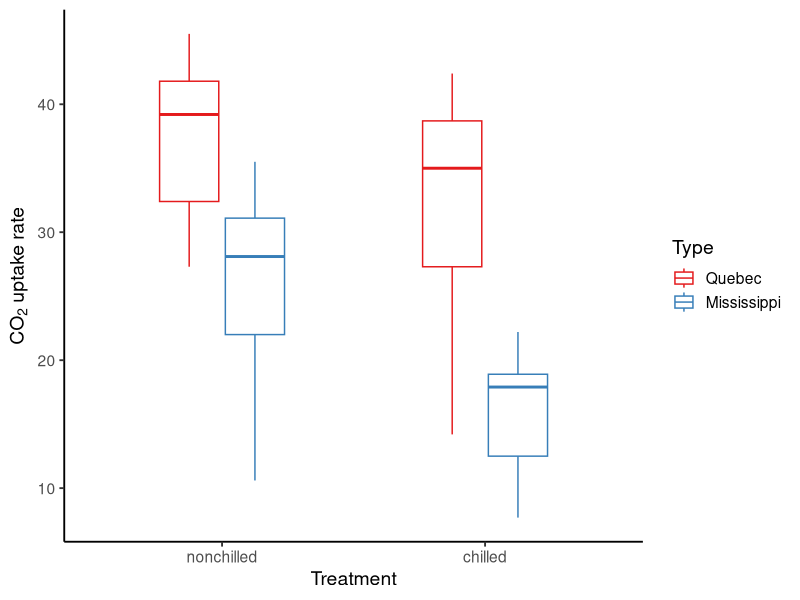
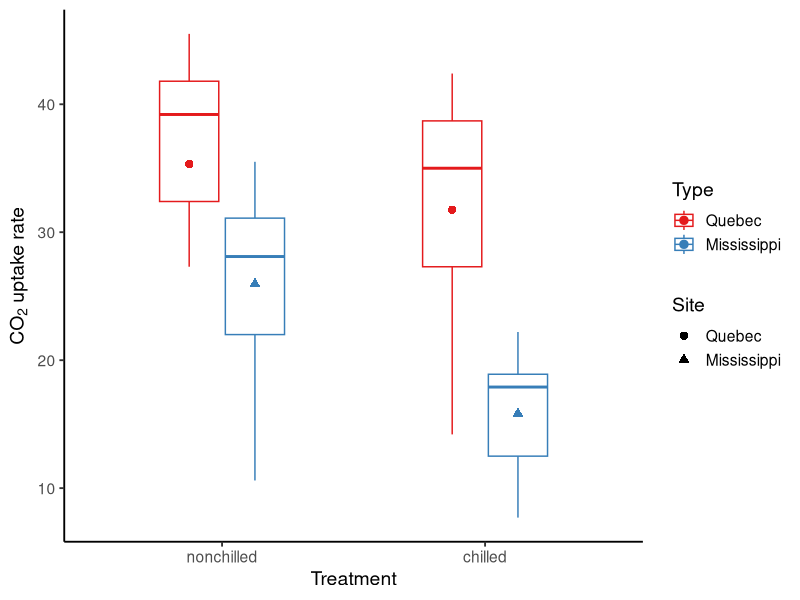
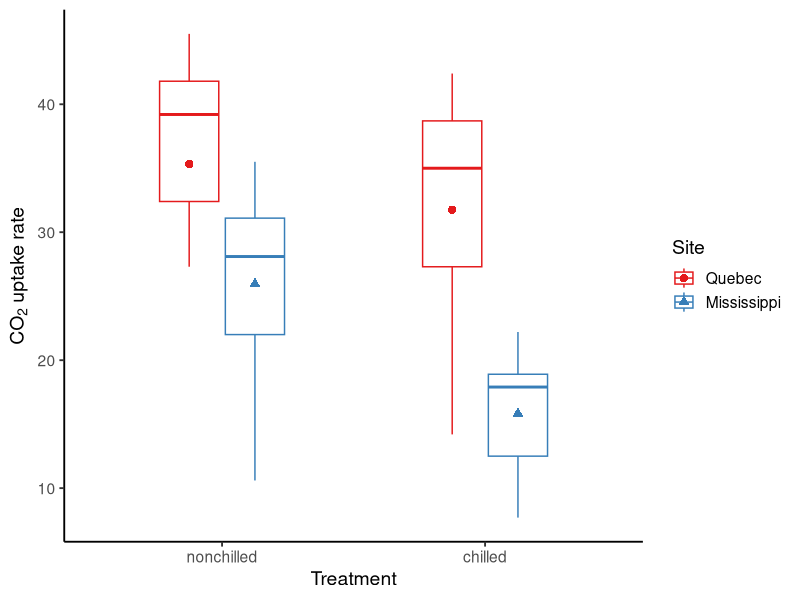
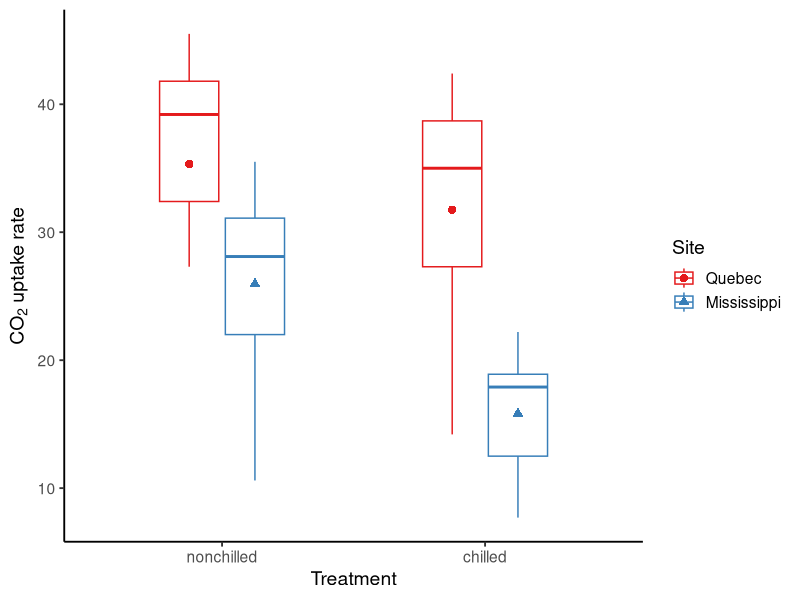

The R source for these figures, in order:
## ---- chunk 1
knitr::opts_chunk$set(message = F, 
                      error = F, 
                      warning = F,
                      fig.align = "center")

## ---- chunk 2
library(tidyverse)

P1 <- ggplot() + 
  geom_boxplot(data = CO2, aes(x = Treatment, y = uptake, color = Type), width = 0.5, outlier.color = NA) + 
  labs(x = "Treatment", y = expression(paste(CO[2], " uptake rate"))) + 
  theme_classic(base_size = 14) + 
  scale_color_brewer(palette = "Set1")

P1
## ---- chunk 3
### Mean CO2 uptake rates by Type and Treatment
CO2_mean <- CO2 %>% group_by(Treatment, Type) %>% 
  summarise(uptake_mean = mean(uptake)) %>%
  rename(Site = Type)

### Add the means (different point colors and shapes for the two sites)
P2 <- P1 + geom_point(data = CO2_mean, aes(x = Treatment, y = uptake_mean, color = Site, shape = Site), size = 2.5, position = position_dodge(width = 0.5))

P2
## ---- chunk 4
P2 + scale_color_brewer(name = "Site", palette = "Set1") +
  scale_shape_manual(name = "Site", values = c(16, 17))

## ---- chunk 5
P2 + guides(color = guide_legend(title = "Site", override.aes = list(shape = c(16, 17))),
            shape = "none")

